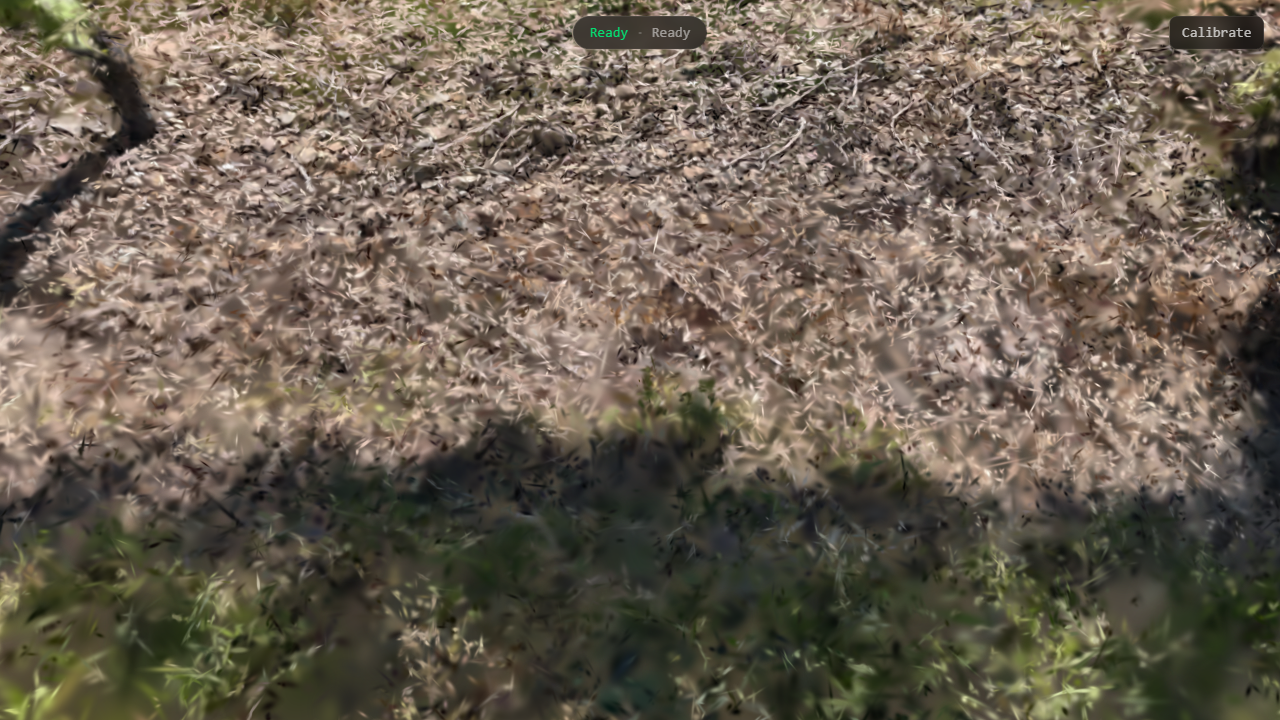
#> input picture scripts/frames/frame_left_0000.png, 1280 x 720 px; its folder holds only this picture in this run
$ python preprocess_preview.py
#> lines starting #> are read from the running program, lines starting #| are printed output that depends on the picture
"""
One-time script: try multiple enhancement approaches on frames and save a
4-panel comparison so you can see which works best before wiring into analyze.py.

Output per frame: original | saturation | sharpen | sat+sharpen
Does NOT touch the originals.

Run:
    pip install opencv-python-headless numpy
    python scripts/preprocess_preview.py
"""

import json
from pathlib import Path

import cv2
import numpy as np

SCRIPT_DIR = Path(__file__).parent
FRAMES_DIR = SCRIPT_DIR / "frames"
OUT_DIR = SCRIPT_DIR / "frames_processed"
OUT_DIR.mkdir(exist_ok=True)

# --- Tunable knobs ---
SAT_SCALE = 1.8         # saturation multiplier in HSV (1.0 = no change, 2.0 = double)
CLAHE_CLIP = 3.0        # local contrast boost aggressiveness
CLAHE_TILE = (6, 6)
SHARPEN_AMOUNT = 1.5    # unsharp mask strength
SHARPEN_SIGMA = 1.5     # unsharp mask blur radius


def saturate(img: np.ndarray) -> np.ndarray:
    """Boost colour saturation without touching hue or brightness."""
    hsv = cv2.cvtColor(img, cv2.COLOR_BGR2HSV).astype(np.float32)
    hsv[:, :, 1] = np.clip(hsv[:, :, 1] * SAT_SCALE, 0, 255)
    return cv2.cvtColor(hsv.astype(np.uint8), cv2.COLOR_HSV2BGR)


def sharpen(img: np.ndarray) -> np.ndarray:
    """CLAHE local contrast + unsharp mask to fight gaussian splat softness."""
    # CLAHE on L channel
    lab = cv2.cvtColor(img, cv2.COLOR_BGR2LAB)
    l, a, b = cv2.split(lab)
    clahe = cv2.createCLAHE(clipLimit=CLAHE_CLIP, tileGridSize=CLAHE_TILE)
    l = clahe.apply(l)
    contrasted = cv2.cvtColor(cv2.merge([l, a, b]), cv2.COLOR_LAB2BGR)
    # Unsharp mask
    blur = cv2.GaussianBlur(contrasted, (0, 0), SHARPEN_SIGMA)
    return cv2.addWeighted(contrasted, 1.0 + SHARPEN_AMOUNT, blur, -SHARPEN_AMOUNT, 0)


def label(img: np.ndarray, text: str) -> np.ndarray:
    out = img.copy()
    cv2.putText(out, text, (8, 22), cv2.FONT_HERSHEY_SIMPLEX, 0.7, (0, 0, 0), 3, cv2.LINE_AA)
    cv2.putText(out, text, (8, 22), cv2.FONT_HERSHEY_SIMPLEX, 0.7, (255, 255, 255), 1, cv2.LINE_AA)
    return out


def process_frame(frame_path: Path) -> None:
    img = cv2.imread(str(frame_path))
    if img is None:
        print(f"  SKIP (unreadable): {frame_path.name}")
        return

    h, w = img.shape[:2]
    sat   = saturate(img)
    sharp = sharpen(img)
    both  = sharpen(saturate(img))

    stem = frame_path.stem
    cv2.imwrite(str(OUT_DIR / f"{stem}_1_original.png"),    img)
    cv2.imwrite(str(OUT_DIR / f"{stem}_2_saturation.png"),  sat)
    cv2.imwrite(str(OUT_DIR / f"{stem}_3_sharpen.png"),     sharp)
    cv2.imwrite(str(OUT_DIR / f"{stem}_4_sat_sharpen.png"), both)
    print(f"  {frame_path.name} -> 4 variants")


def main():
    manifest_path = FRAMES_DIR / "manifest.json"
    if not manifest_path.exists():
        frame_files = sorted(FRAMES_DIR.glob("*.png"))
    else:
        manifest = json.loads(manifest_path.read_text())
#> (reads scripts/frames/manifest.json from the repository)
        frame_files = [FRAMES_DIR / e["frame"] for e in manifest["frames"]]

    print(f"Processing {len(frame_files)} frame(s) -> {OUT_DIR}/\n")
    for fp in frame_files:
        if not fp.exists():
            print(f"  SKIP (missing): {fp.name}")
            continue
        process_frame(fp)
#> in process_frame, img is the input picture: shape (720, 1280, 3); mean B, G, R 82.7, 96.5, 107.1
#> in saturate, `hsv[:, :, 1] = np.clip(hsv[:, :, 1] * SAT_SCALE, 0, 255)`:
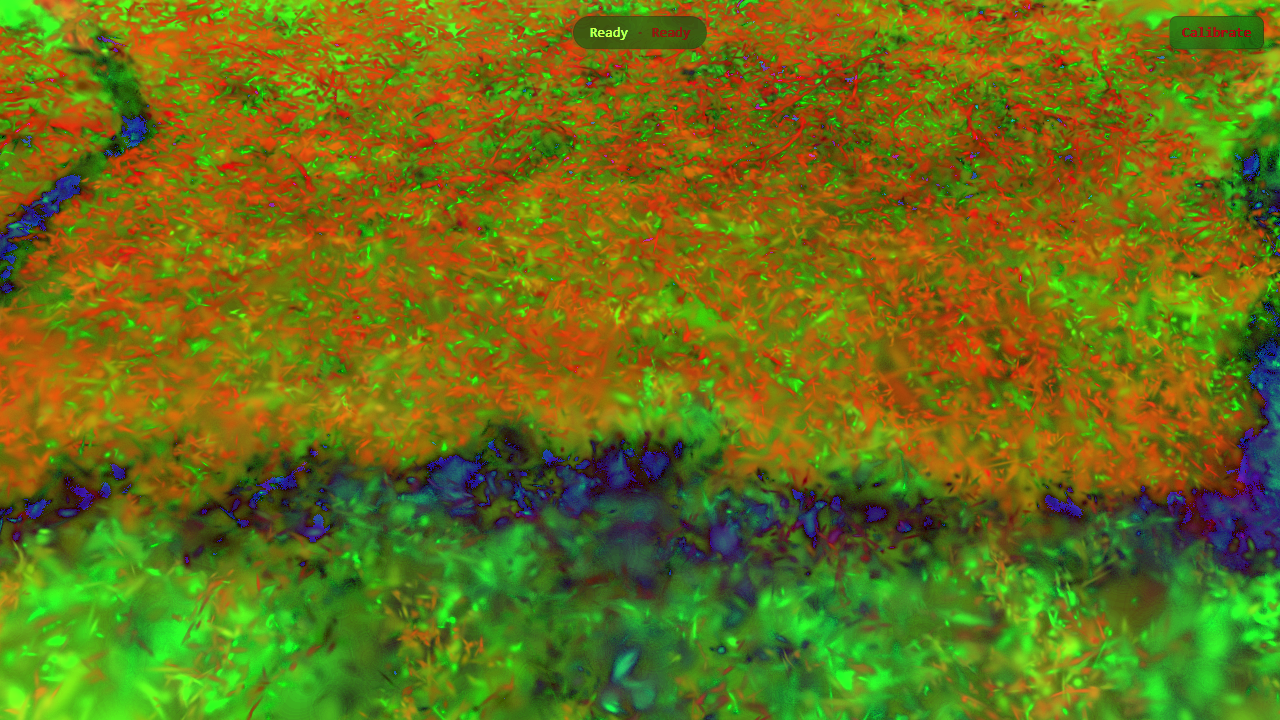
#> hsv: shape (720, 1280, 3) float32; mean B, G, R 22.1, 112.1, 108
#> in sharpen, `lab = cv2.cvtColor(img, cv2.COLOR_BGR2LAB)`: lab: shape (720, 1280, 3); mean of channels 0, 1, 2 104.2, 129.7, 137.4
#> in sharpen, `l, a, b = cv2.split(lab)`:
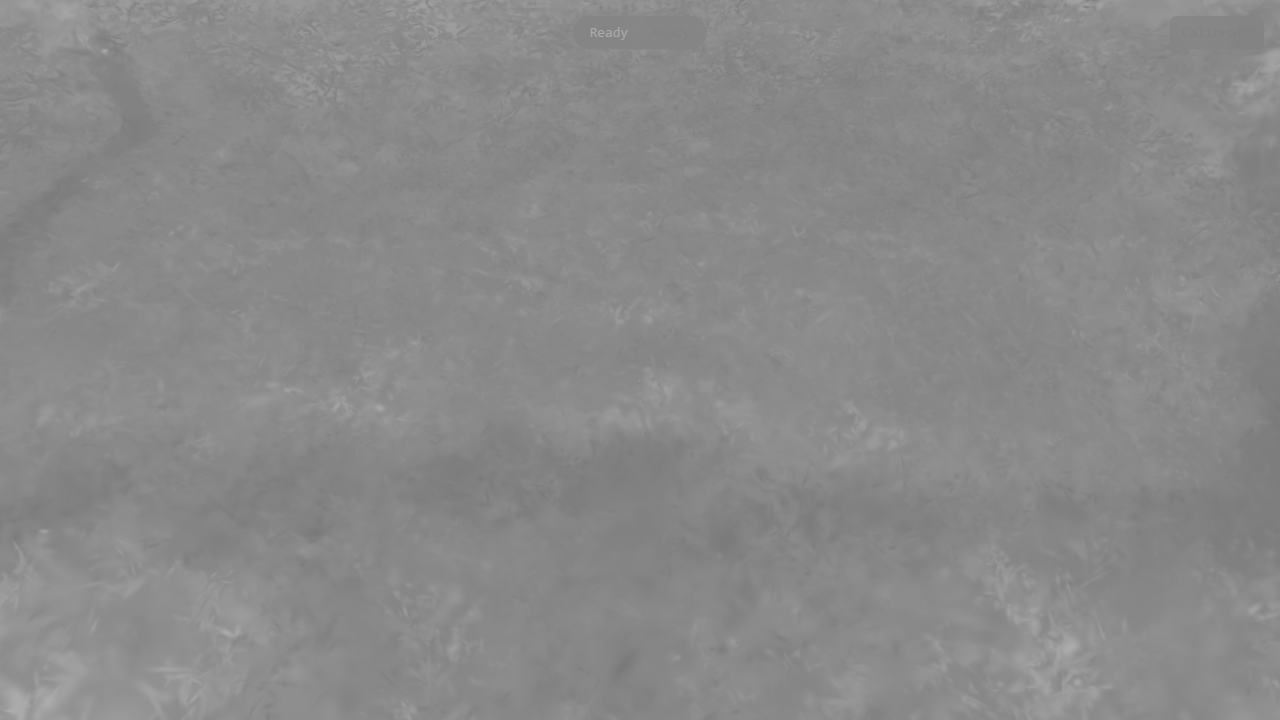
#> b: shape (720, 1280); min 120, max 172, mean 137.4
#> in sharpen, `l = clahe.apply(l)`:
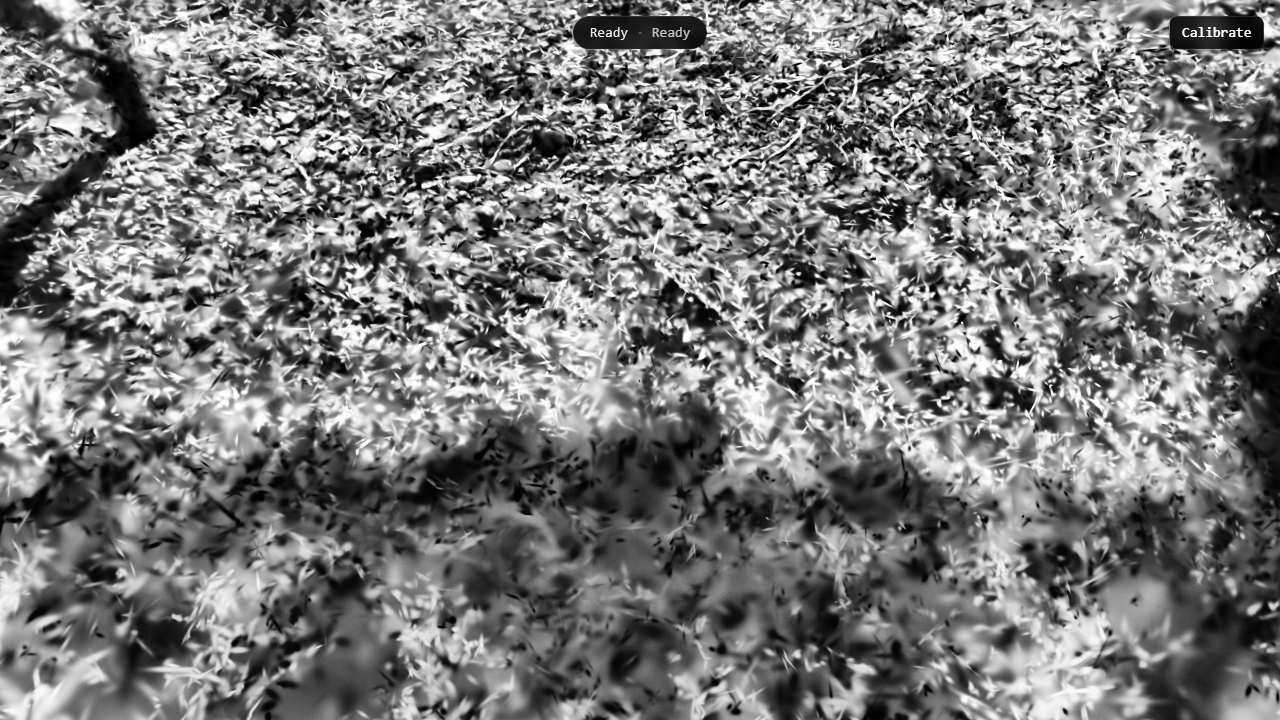
#> l: shape (720, 1280); min 0, max 255, mean 121.3
#> in sharpen (call 2), `lab = cv2.cvtColor(img, cv2.COLOR_BGR2LAB)`: lab: shape (720, 1280, 3); mean of channels 0, 1, 2 96.3, 132.1, 145.2
#> in sharpen (call 2), `return cv2.addWeighted(contrasted, 1.0 + SHARPEN_AMOUNT, blur, -SHARPE..`:
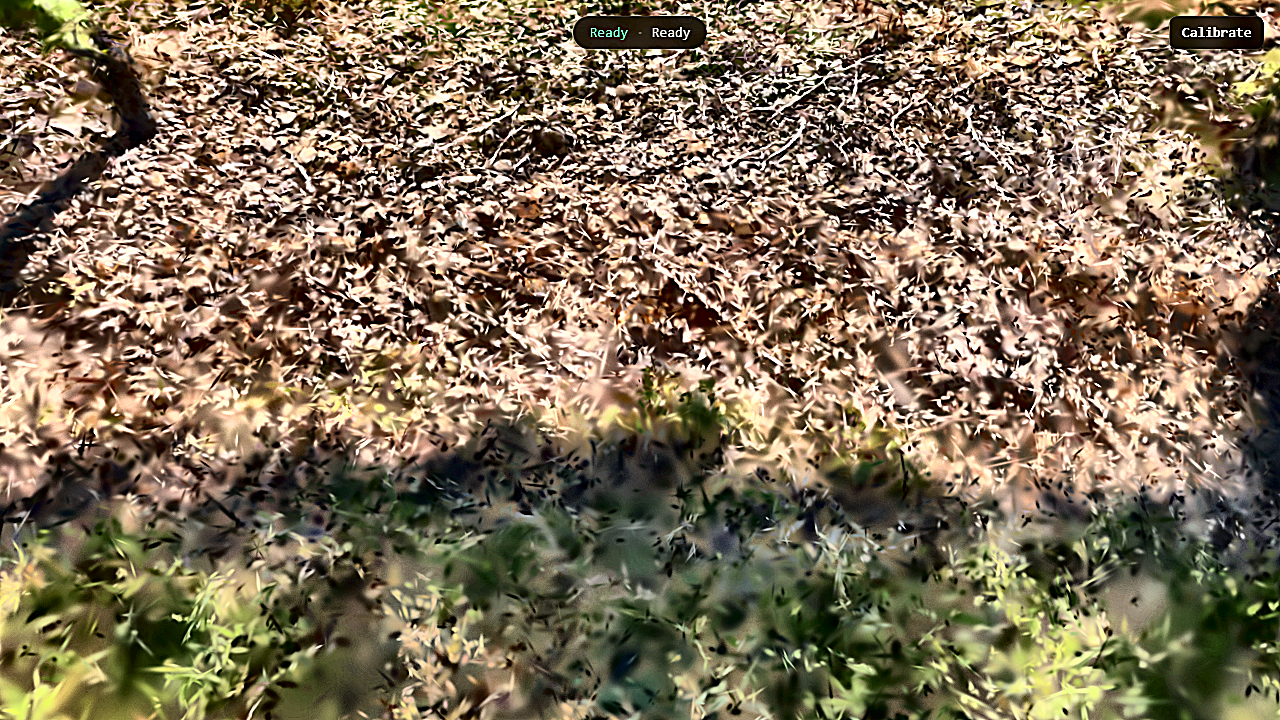
#> returned value: shape (720, 1280, 3); mean of channels 0, 1, 2 88.4, 111.9, 127.7; drawn as B, G, R

    print(f"\nDone. 4-panel comparison images in {OUT_DIR}/")
    print("Knobs: SAT_SCALE, CLAHE_CLIP, SHARPEN_AMOUNT, SHARPEN_SIGMA")


if __name__ == "__main__":
    main()
